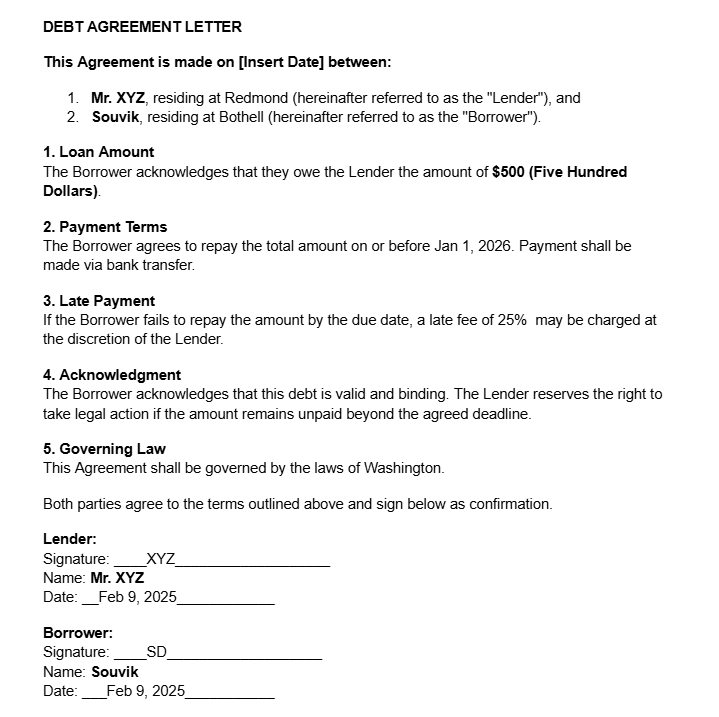
#> input picture ocr_data/pdf_to_ocr_fraud.png, 719 x 717 px, found by its file name
$ python gen_out_with_qr_fraud.py
#> lines starting #> are read from the running program, lines starting #| are printed output that depends on the picture; pictures that were not available may be replaced by others from this repository, and a replacement may not be noted
from PIL import Image, ImageDraw

def add_qr_code_with_margin(input_image_path, qr_image_path, output_image_path, margin=10, margin_color="black", marker_color="red"):
    """
    Adds a QR code at the bottom of an image with a margin and a corner marker for easier separation.

    :param input_image_path: Path to the input image (e.g., PDF page or image).
    :param qr_image_path: Path to the QR code image.
    :param output_image_path: Path to save the final stitched image.
    :param margin: Height of the margin separating the QR code.
    :param margin_color: Color of the margin (default: "black").
    :param marker_color: Color of the marker for separation (default: "red").
    """
#> called with margin = 10, margin_color = 'black', marker_color = 'red'
    # Load the input image and QR code
    main_image = Image.open(input_image_path)
#> main_image is the input picture: PIL image 719x717 RGBA; mean R, G, B, A 243.2, 243.2, 243.2, 255
    qr_image = Image.open(qr_image_path)
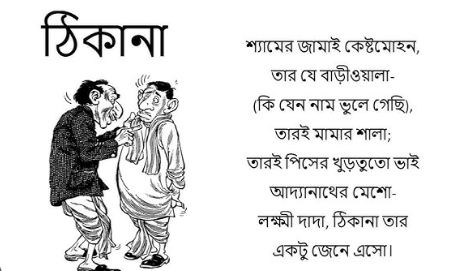
#> input picture ocr_data/Bengali_scan.png, 464 x 271 px, given in place of encrypted_data_qr.png, which was not available
#> qr_image is the input picture: PIL image 464x271 RGBA; mean R, G, B, A 225.8, 225.8, 225.8, 255

    # Resize the QR code to a width of 25% of the main image
    qr_width = main_image.width // 4
#> qr_width = 179
    qr_image = qr_image.resize((qr_width, qr_width))
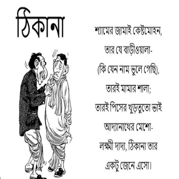
#> qr_image: PIL image 179x179 RGBA; mean R, G, B, A 225.6, 225.6, 225.6, 255

    # Calculate the total height for the final image
    total_height = margin + main_image.height + qr_image.height + 3 * margin
#> total_height = 936
    total_width = margin + main_image.width + margin
#> total_width = 739
    # Create a blank canvas for the final image
    final_image = Image.new("RGB", (total_width, total_height), "white")
#> final_image: PIL image 739x936 RGB; every value is 255

    # Paste the main image onto the canvas
    final_image.paste(main_image, (margin, margin))
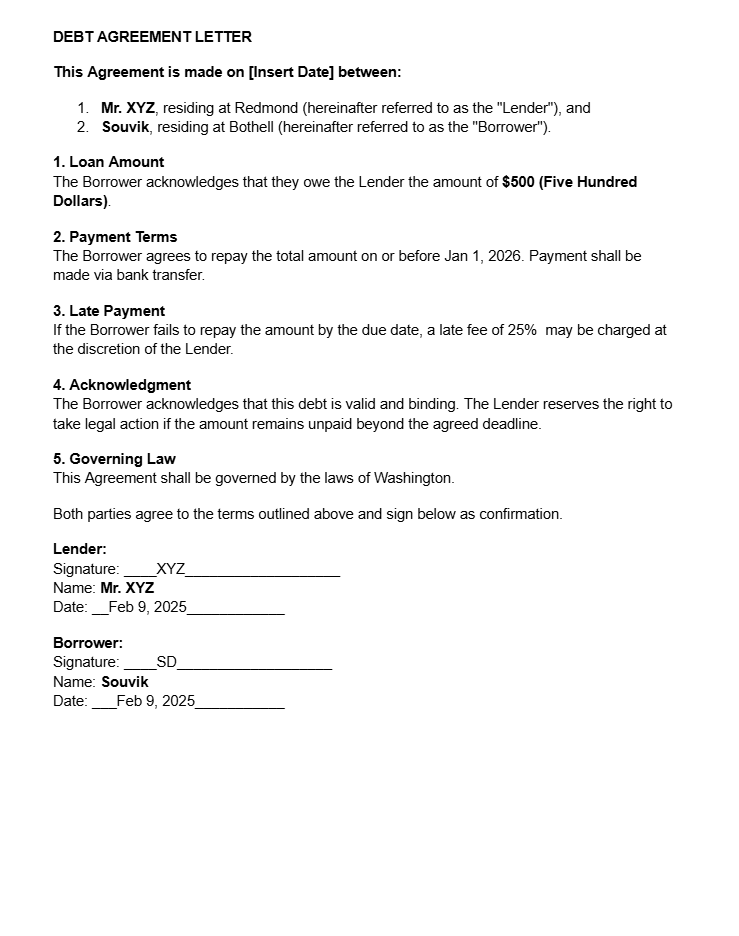
#> final_image: PIL image 739x936 RGB; min 0, max 255, mean 246.2

    # Draw the margin rectangle
    draw = ImageDraw.Draw(final_image)
    margin_top = main_image.height
#> margin_top = 717
    draw.rectangle([margin, margin, (total_width - margin), (margin_top + margin)], outline=margin_color, width=4)
    draw.rectangle([margin,(margin_top + 2*margin), (total_width - margin), (total_height - margin)], outline=margin_color, width=4)

    # Add a small marker rectangle in the top-left corner of the qr code  margin
    marker_size = 10
    draw.rectangle(

        [margin, margin_top+margin, margin + marker_size, margin_top+ margin + marker_size],
        fill=marker_color
    )

    # Paste the QR code below the margin
    qr_x = (main_image.width - qr_image.width) // 2
#> qr_x = 270
    qr_y = margin_top + 2*margin
#> qr_y = 737
    final_image.paste(qr_image, (qr_x, qr_y))
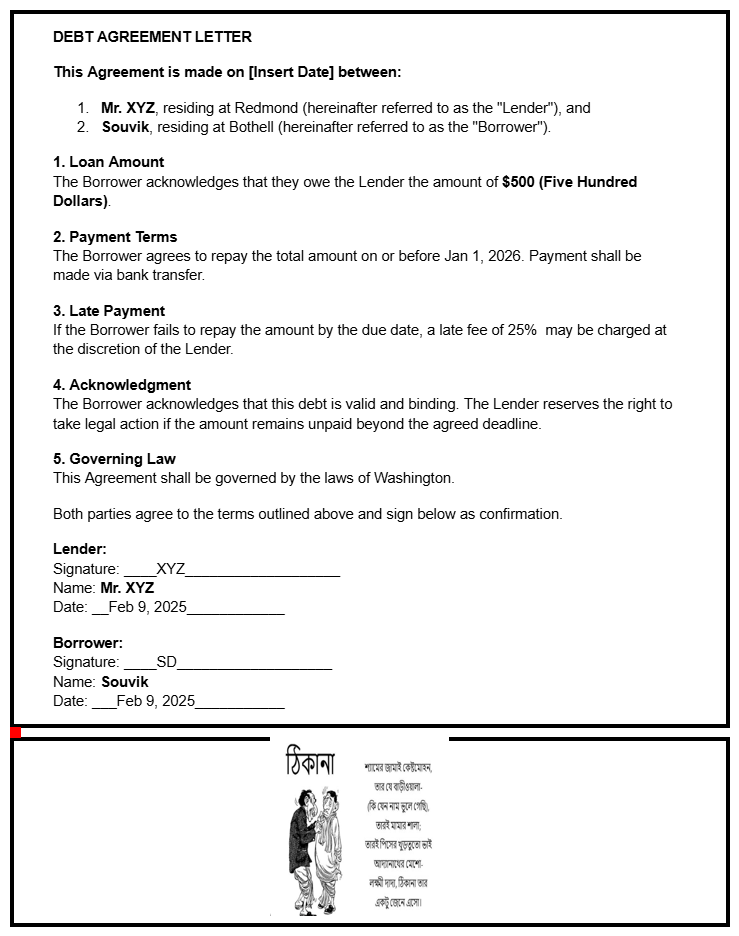
#> final_image: PIL image 739x936 RGB; mean R, G, B 238.2, 238.2, 238.2

    # Save the final image
    final_image.save(output_image_path)
    print(f"Image with QR code and marker saved to {output_image_path}.")


# Call to generate output file.
if __name__ == "__main__":
    ocr_file_path=r'F:\papertrust\papertrust\ocr_data\pdf_to_ocr_fraud.png'
    qr_file_path=r'F:\papertrust\papertrust\results\surya\pdf_to_ocr\encrypted_data_qr.png'
    out_file_path=r'F:\papertrust\papertrust\results\surya\pdf_to_ocr\pdf_to_ocr_0_text_out.png'
    add_qr_code_with_margin(
        input_image_path=ocr_file_path,
        qr_image_path=qr_file_path,
        output_image_path=out_file_path,
        margin=10,  # Adjust margin height as needed
        margin_color="black"  # Adjust margin color if needed
    )
